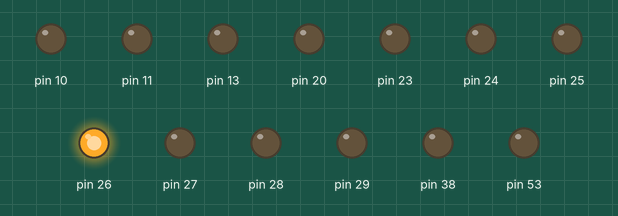
Recording of a sketch running on a simulated Arduino Mega 2560, built with avr-gcc and run on an emulated ATmega2560. On the bench: output pins drawn as LEDs (lit = HIGH).

Above: at 0.1 s.
Timing chart, 0 to 1.6 s (numbered marks = the images above):
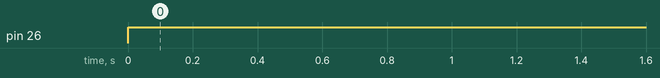

Measured:
- by itself, pin 26: LOW → HIGH at 0.00 s

The sketch:

ms5607_test2.ino
```cpp
// (licence header left out)
#define TRUE 1
#define FALSE 0
#define F_CPU 4000000UL // 4 MHz XTAL
#define CMD_RESET 0x1E // ADC reset command
#define CMD_ADC_READ 0x00 // ADC read command
#define CMD_ADC_CONV 0x40 // ADC conversion command
#define CMD_ADC_D1 0x00 // ADC D1 conversion
#define CMD_ADC_D2 0x10 // ADC D2 conversion
#define CMD_ADC_256 0x00 // ADC OSR=256
#define CMD_ADC_512 0x02 // ADC OSR=512
#define CMD_ADC_1024 0x04 // ADC OSR=1024
#define CMD_ADC_2048 0x06 // ADC OSR=2056
#define CMD_ADC_4096 0x08 // ADC OSR=4096
#define CMD_PROM_RD 0xA0 // Prom read command
#define csb_hi() digitalWrite(5,LOW) // setting CSB low
#define csb_lo() digitalWrite(5,HIGH) // setting CSB high
//_____ I N C L U D E S
#include <stdio.h>
#include "libraries/util/delay.h"
#include "libraries/avr/io.h"
#include <math.h>
//_____ D E F I N I T I O N S
void spi_send(char cmd);
void cmd_reset(void);
unsigned long cmd_adc(char cmd);
unsigned int cmd_prom(char coef_num);
unsigned char crc4(unsigned int n_prom[]);

//********************************************************
//! @brief send 8 bit using SPI hardware interface
//!
//! @return 0
//********************************************************
void spi_send(char cmd)
{
SPDR= cmd; // put the byte in the SPI hardware buffer and start sending
while (bit_is_clear(SPSR, 7)); // wait that the data is sent
}

//********************************************************
//! @brief send reset sequence
//!
//! @return 0
//********************************************************
void cmd_reset(void)
{
csb_lo(); // pull CSB low to start the command
spi_send(CMD_RESET); // send reset sequence
_delay_ms(3); // wait for the reset sequence timing
csb_hi(); // pull CSB high to finish the command
}

//********************************************************
//! @brief preform adc conversion
//!
//! @return 24bit result
//********************************************************
unsigned long cmd_adc(char cmd){
    unsigned int ret;
    unsigned long temp=0;

    csb_lo(); // pull CSB low
    spi_send(CMD_ADC_CONV+cmd); // send conversion command
    switch (cmd & 0x0f) // wait necessary conversion time
    {
    case CMD_ADC_256 : _delay_us(900); break;
    case CMD_ADC_512 : _delay_ms(3); break;
    case CMD_ADC_1024: _delay_ms(4); break;
    case CMD_ADC_2048: _delay_ms(6); break;
    case CMD_ADC_4096: _delay_ms(10); break;
    }
    csb_hi(); // pull CSB high to finish the conversion

    csb_lo(); // pull CSB low to start new command
    spi_send(CMD_ADC_READ); // send ADC read command
    spi_send(0x00); // send 0 to read 1st byte (MSB)
    ret=SPDR;
    temp=65536*ret;
    spi_send(0x00); // send 0 to read 2nd byte
    ret=SPDR;
    temp=temp+256*ret;
    spi_send(0x00); // send 0 to read 3rd byte (LSB)
    ret=SPDR;
    temp=temp+ret;
    csb_hi(); // pull CSB high to finish the read command

    return temp;
}
//********************************************************
//! @brief Read calibration coefficients
//!
//! @return coefficient
//********************************************************

unsigned int cmd_prom(char coef_num){
    unsigned int ret;
    unsigned int rC=0;

    csb_lo(); // pull CSB low
    spi_send(CMD_PROM_RD+coef_num*2); // send PROM READ command
    spi_send(0x00); // send 0 to read the MSB
    ret=SPDR;
    rC=256*ret;
    spi_send(0x00); // send 0 to read the LSB
    ret=SPDR;
    rC=rC+ret;
    csb_hi(); // pull CSB high

    return rC;
}

//********************************************************
//! @brief calculate the CRC code for details look into AN521
//!
//! @return crc code
//********************************************************
unsigned char crc4(unsigned int n_prom[]){
    int cnt; // simple counter
    unsigned int n_rem; // crc reminder
    unsigned int crc_read; // original value of the crc
    unsigned char n_bit;
    n_rem = 0x00;

    crc_read=n_prom[7]; //save read CRC
    n_prom[7]=(0xFF00 & (n_prom[7])); //CRC byte is replaced by 0

    for (cnt = 0; cnt < 16; cnt++) // operation is performed on bytes
    { // choose LSB or MSB
    if (cnt%2==1) n_rem ^= (unsigned short) ((n_prom[cnt>>1]) & 0x00FF);
    else n_rem ^= (unsigned short) (n_prom[cnt>>1]>>8);
        for (n_bit = 8; n_bit > 0; n_bit--){
            if (n_rem & (0x8000)){
            n_rem = (n_rem << 1) ^ 0x3000;
            }else{
            n_rem = (n_rem << 1);
            }
        }
    }

    n_rem= (0x000F & (n_rem >> 12)); // // final 4-bit reminder is CRC code
    n_prom[7]=crc_read; // restore the crc_read to its original place

    return (n_rem ^ 0x00);
}
//********************************************************
//! @brief main program
//!
//! @return 0
//********************************************************

int main (void)
{
    unsigned long D1; // ADC value of the pressure conversion
    unsigned long D2; // ADC value of the temperature conversion
    unsigned int C[8]; // calibration coefficients
    double P; // compensated pressure value
    double T; // compensated temperature value
    double dT; // difference between actual and measured temperature
    double OFF; // offset at actual temperature
    double SENS; // sensitivity at actual temperature
    int i;
    unsigned char n_crc; // crc value of the prom

    DDRA = 0xFE; // prepare the port A
    DDRB = 0xBF; // SDO input
    DDRC = 0x00; // I2C pins as input
    DDRD = 0x82; // prepare the port D, RX out and TX out;
    PORTA= 0x10;
    PORTD= 0x20;

    //SPI settings:master, mode 0, fosc/4
    SPCR=(1<<SPE)|(1<<MSTR);
    //alternative SPI settings: master, mode 3, fosc/4
    //SPCR=(1<<SPE)|(1<<MSTR)|(1<<CPOL)|(1<<CPHA);

    cmd_reset(); // reset the module after powerup

    for (i=0;i<8;i++){
        C[i]=cmd_prom(i);// read calibration coefficients
    }

    n_crc=crc4(C);

    while(TRUE){ // loop without stopping
        D1=cmd_adc(CMD_ADC_D1+CMD_ADC_256); // read uncompensated pressure
        D2=cmd_adc(CMD_ADC_D2+CMD_ADC_4096); // read uncompensated temperature
        // calcualte 1st order pressure and temperature (MS5607 1st order algorithm)
        dT=D2-C[5]*pow(2,8);
        OFF=C[2]*pow(2,17)+dT*C[4]/pow(2,6);
        SENS=C[1]*pow(2,16)+dT*C[3]/pow(2,7);
        T=(2000+(dT*C[6])/pow(2,23))/100;
        P=(((D1*SENS)/pow(2,21)-OFF)/pow(2,15))/100;
        // place to use P, T, put them on LCD, send them trough RS232 interface...
    }

    return 0;
}
```
